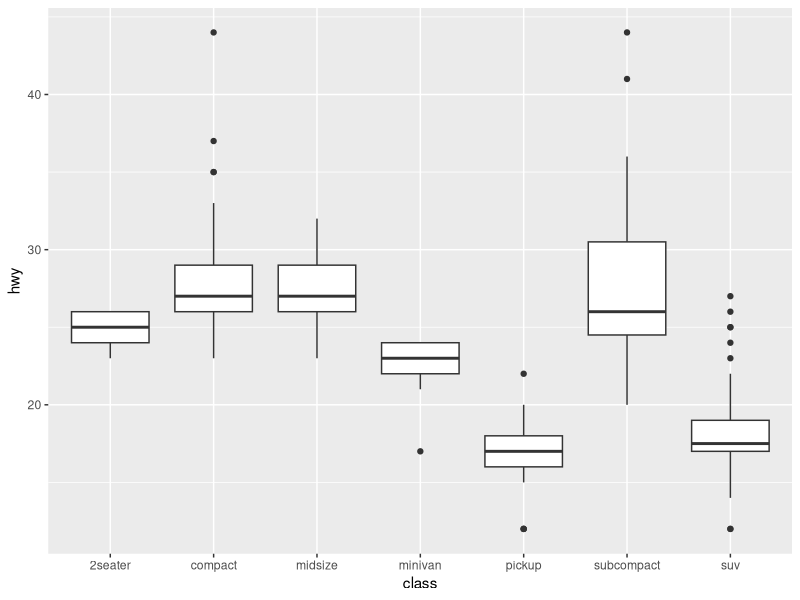
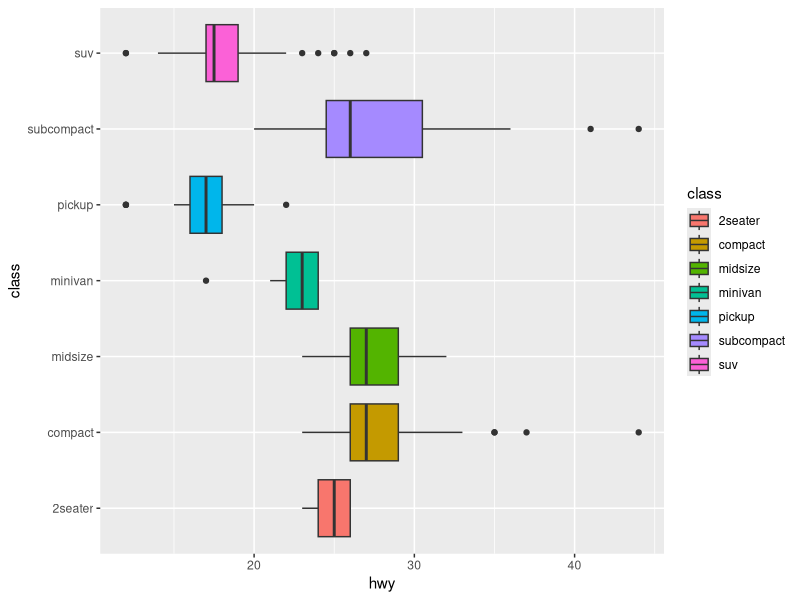
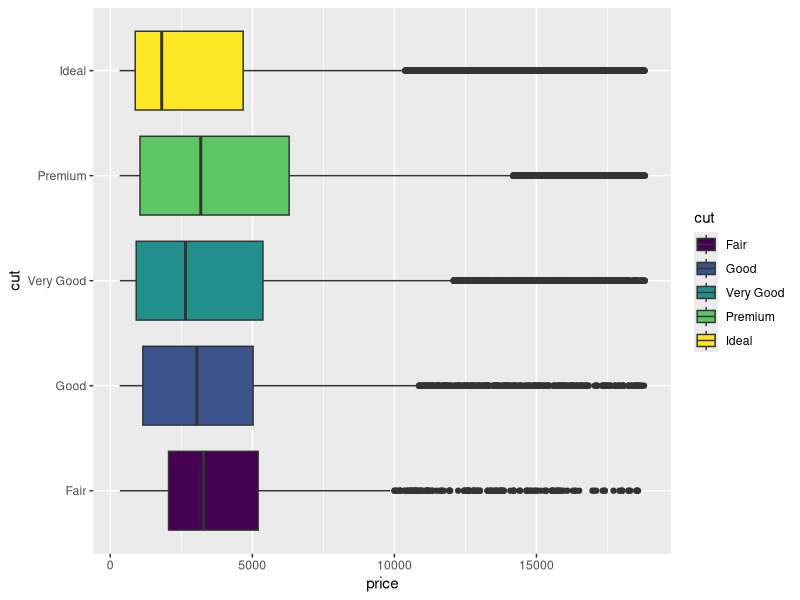
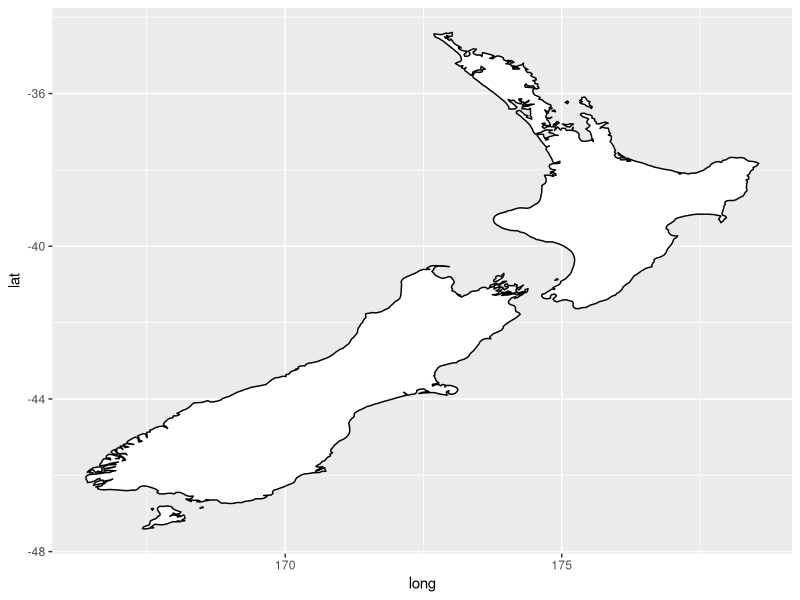

Here is the R script that generated these plots, in order: (Note: this script raises an error after producing the figures.)
library("tidyverse")
# Coordinate Systems
# coord_flip(): switches the x and y axes
ggplot(data = mpg, mapping = aes(x = class, y = hwy)) +
    geom_boxplot()

ggplot(data = mpg, mapping = aes(x = class, y = hwy, fill = class)) +
    geom_boxplot() +
    coord_flip()

ggplot(
    data = diamonds,
    mapping = aes(x = cut, y = price, fill = cut)
) +
    geom_boxplot() +
    coord_flip()

# coord_map(): sets the aspect ratio correctly for maps
library("maps")
zealand <- map_data("nz")
ggplot(zealand, aes(long, lat, group = group)) +
    geom_polygon(fill = "white", color = "black")

nz <- map_data("nz")
ggplot(nz, aes(long, lat, group = group)) +
    geom_polygon(fill = "grey", color = "pink") +
    coord_map()

# coord_polar(): uses polar coordinates
bar <- ggplot(data = diamonds) +
    geom_bar(
        mapping = aes(x = cut, fill =cut),
        show.legend = FALSE,
        width = 1
    ) +
    theme(aspect.ratio = 1) +
    labs(x = NULL, y = NULL)
bar
bar + coord_flip()
bar + coord_polar()
bar + coord_polar(theta = 'y')

#exercise
bar <- ggplot(data = mpg) +
    geom_bar(
        mapping = aes(x = class, fill = class),
        show.legend = TRUE,
        width = 1
    ) +
    theme(aspect.ratio = 1) +
    labs(x = "Class", y = "Number")
bar
bar + coord_flip()
bar + coord_polar()
